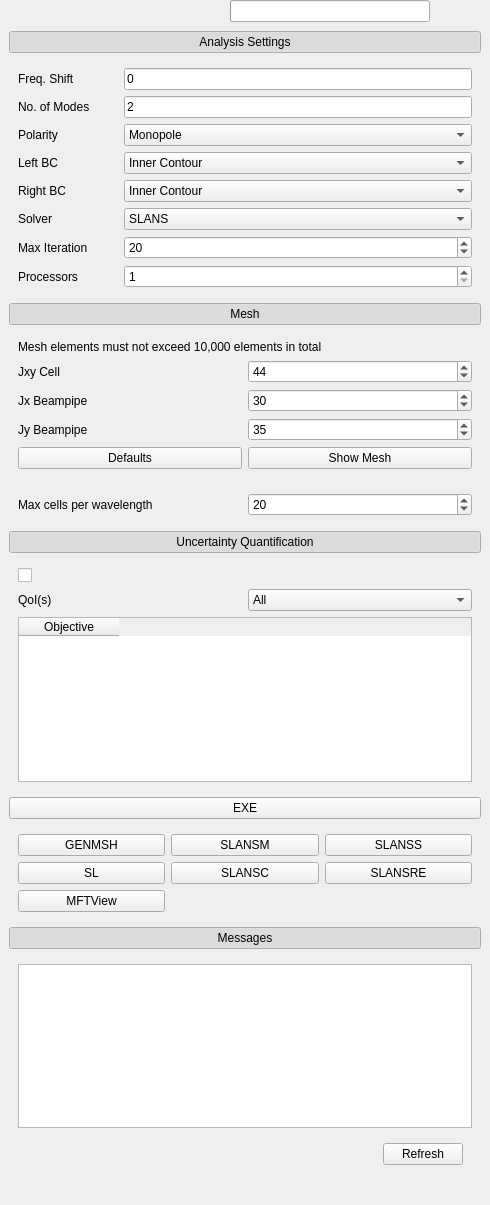
<?xml version="1.0" encoding="UTF-8"?>
<ui version="4.0">
 <class>Eigenmode</class>
 <widget class="QWidget" name="Eigenmode">
  <property name="geometry">
   <rect>
    <x>0</x>
    <y>0</y>
    <width>490</width>
    <height>1205</height>
   </rect>
  </property>
  <property name="windowTitle">
   <string>Form</string>
  </property>
  <property name="styleSheet">
   <string notr="true"/>
  </property>
  <layout class="QGridLayout" name="gridLayout">
   <property name="leftMargin">
    <number>0</number>
   </property>
   <property name="topMargin">
    <number>0</number>
   </property>
   <property name="rightMargin">
    <number>0</number>
   </property>
   <property name="bottomMargin">
    <number>0</number>
   </property>
   <item row="0" column="2">
    <widget class="QWidget" name="widget" native="true">
     <property name="sizePolicy">
      <sizepolicy hsizetype="MinimumExpanding" vsizetype="MinimumExpanding">
       <horstretch>0</horstretch>
       <verstretch>0</verstretch>
      </sizepolicy>
     </property>
     <layout class="QGridLayout" name="gridLayout_5">
      <property name="leftMargin">
       <number>0</number>
      </property>
      <property name="topMargin">
       <number>0</number>
      </property>
      <property name="rightMargin">
       <number>0</number>
      </property>
      <property name="bottomMargin">
       <number>0</number>
      </property>
      <property name="spacing">
       <number>0</number>
      </property>
      <item row="0" column="0">
       <widget class="QWidget" name="w_Simulation_Controls" native="true">
        <property name="styleSheet">
         <string notr="true"/>
        </property>
        <layout class="QGridLayout" name="gl_Simulation_Controls">
         <property name="leftMargin">
          <number>0</number>
         </property>
         <property name="topMargin">
          <number>0</number>
         </property>
         <property name="rightMargin">
          <number>0</number>
         </property>
         <property name="bottomMargin">
          <number>0</number>
         </property>
         <item row="0" column="3">
          <widget class="QPushButton" name="pb_Pause_Resume">
           <property name="maximumSize">
            <size>
             <width>24</width>
             <height>24</height>
            </size>
           </property>
           <property name="styleSheet">
            <string>border-radius: 5px;</string>
           </property>
           <property name="text">
            <string/>
           </property>
           <property name="icon">
            <iconset resource="../qss/icons.qrc">
             <normaloff>:/icons/icons/PNG/pause.png</normaloff>:/icons/icons/PNG/pause.png</iconset>
           </property>
           <property name="iconSize">
            <size>
             <width>24</width>
             <height>24</height>
            </size>
           </property>
          </widget>
         </item>
         <item row="0" column="1">
          <widget class="QPushButton" name="pb_Run">
           <property name="maximumSize">
            <size>
             <width>24</width>
             <height>24</height>
            </size>
           </property>
           <property name="styleSheet">
            <string notr="true">border-radius: 5px;</string>
           </property>
           <property name="text">
            <string/>
           </property>
           <property name="icon">
            <iconset resource="../qss/icons.qrc">
             <normaloff>:/icons/icons/PNG/run.png</normaloff>:/icons/icons/PNG/run.png</iconset>
           </property>
           <property name="iconSize">
            <size>
             <width>24</width>
             <height>24</height>
            </size>
           </property>
           <property name="flat">
            <bool>false</bool>
           </property>
          </widget>
         </item>
         <item row="0" column="4">
          <widget class="QPushButton" name="pb_Cancel">
           <property name="maximumSize">
            <size>
             <width>24</width>
             <height>24</height>
            </size>
           </property>
           <property name="styleSheet">
            <string notr="true">border-radius: 5px;</string>
           </property>
           <property name="text">
            <string/>
           </property>
           <property name="icon">
            <iconset resource="../qss/icons.qrc">
             <normaloff>:/icons/icons/PNG/stop.png</normaloff>:/icons/icons/PNG/stop.png</iconset>
           </property>
           <property name="iconSize">
            <size>
             <width>24</width>
             <height>24</height>
            </size>
           </property>
          </widget>
         </item>
         <item row="0" column="0">
          <spacer name="horizontalSpacer">
           <property name="orientation">
            <enum>Qt::Horizontal</enum>
           </property>
           <property name="sizeHint" stdset="0">
            <size>
             <width>40</width>
             <height>20</height>
            </size>
           </property>
          </spacer>
         </item>
         <item row="0" column="2">
          <widget class="QProgressBar" name="pb_Progress_Bar">
           <property name="format">
            <string>%v/%m</string>
           </property>
          </widget>
         </item>
        </layout>
       </widget>
      </item>
      <item row="1" column="0">
       <widget class="QScrollArea" name="scrollArea">
        <property name="styleSheet">
         <string notr="true"/>
        </property>
        <property name="frameShape">
         <enum>QFrame::NoFrame</enum>
        </property>
        <property name="frameShadow">
         <enum>QFrame::Plain</enum>
        </property>
        <property name="widgetResizable">
         <bool>true</bool>
        </property>
        <widget class="QWidget" name="scrollAreaWidgetContents">
         <property name="geometry">
          <rect>
           <x>0</x>
           <y>0</y>
           <width>469</width>
           <height>1182</height>
          </rect>
         </property>
         <property name="styleSheet">
          <string notr="true"/>
         </property>
         <layout class="QGridLayout" name="gridLayout_11">
          <item row="7" column="0">
           <widget class="QPushButton" name="pb_Mesh">
            <property name="text">
             <string>Mesh</string>
            </property>
            <property name="checkable">
             <bool>true</bool>
            </property>
            <property name="checked">
             <bool>true</bool>
            </property>
           </widget>
          </item>
          <item row="12" column="0" alignment="Qt::AlignTop">
           <widget class="QPushButton" name="pb_EXE">
            <property name="text">
             <string>EXE</string>
            </property>
            <property name="checkable">
             <bool>true</bool>
            </property>
           </widget>
          </item>
          <item row="5" column="0" alignment="Qt::AlignTop">
           <widget class="QPushButton" name="pb_Analysis_Settings">
            <property name="text">
             <string>Analysis Settings</string>
            </property>
            <property name="checkable">
             <bool>true</bool>
            </property>
            <property name="checked">
             <bool>true</bool>
            </property>
           </widget>
          </item>
          <item row="10" column="0" alignment="Qt::AlignTop">
           <widget class="QPushButton" name="pb_Uncertainty_Quantification">
            <property name="text">
             <string>Uncertainty Quantification</string>
            </property>
            <property name="checkable">
             <bool>true</bool>
            </property>
            <property name="checked">
             <bool>true</bool>
            </property>
           </widget>
          </item>
          <item row="16" column="0">
           <spacer name="verticalSpacer_2">
            <property name="orientation">
             <enum>Qt::Vertical</enum>
            </property>
            <property name="sizeHint" stdset="0">
             <size>
              <width>20</width>
              <height>40</height>
             </size>
            </property>
           </spacer>
          </item>
          <item row="14" column="0">
           <widget class="QPushButton" name="pb_Message">
            <property name="text">
             <string>Messages</string>
            </property>
            <property name="checkable">
             <bool>true</bool>
            </property>
            <property name="checked">
             <bool>true</bool>
            </property>
           </widget>
          </item>
          <item row="11" column="0" alignment="Qt::AlignTop">
           <widget class="QWidget" name="w_UQ" native="true">
            <layout class="QGridLayout" name="gridLayout_7">
             <item row="1" column="1">
              <widget class="QCheckableComboBox" name="ccb_Populate_Objectives">
               <item>
                <property name="text">
                 <string>All</string>
                </property>
               </item>
               <item>
                <property name="text">
                 <string>freq</string>
                </property>
               </item>
               <item>
                <property name="text">
                 <string>Epk/Eacc</string>
                </property>
               </item>
               <item>
                <property name="text">
                 <string>Bpk/Eacc</string>
                </property>
               </item>
               <item>
                <property name="text">
                 <string>R/Q</string>
                </property>
               </item>
               <item>
                <property name="text">
                 <string>G</string>
                </property>
               </item>
               <item>
                <property name="text">
                 <string>kcc</string>
                </property>
               </item>
               <item>
                <property name="text">
                 <string>Q0</string>
                </property>
               </item>
              </widget>
             </item>
             <item row="1" column="0">
              <widget class="QLabel" name="label_10">
               <property name="text">
                <string>QoI(s)</string>
               </property>
              </widget>
             </item>
             <item row="0" column="0">
              <widget class="SwitchControl" name="cb_UQ"/>
             </item>
             <item row="2" column="0" colspan="2">
              <widget class="QTableWidget" name="tw_Objectives">
               <property name="minimumSize">
                <size>
                 <width>0</width>
                 <height>150</height>
                </size>
               </property>
               <column>
                <property name="text">
                 <string>Objective</string>
                </property>
               </column>
              </widget>
             </item>
            </layout>
           </widget>
          </item>
          <item row="6" column="0" alignment="Qt::AlignTop">
           <widget class="QWidget" name="w_Analysis_Settings" native="true">
            <layout class="QGridLayout" name="gridLayout_2">
             <item row="5" column="1">
              <widget class="QComboBox" name="cb_LBC">
               <item>
                <property name="text">
                 <string>Inner Contour</string>
                </property>
               </item>
               <item>
                <property name="text">
                 <string>Electric Wall Et=0</string>
                </property>
               </item>
               <item>
                <property name="text">
                 <string>Magnetic Wall En=0</string>
                </property>
               </item>
               <item>
                <property name="text">
                 <string>Axis</string>
                </property>
               </item>
               <item>
                <property name="text">
                 <string>Metal</string>
                </property>
               </item>
              </widget>
             </item>
             <item row="2" column="1">
              <widget class="QLineEdit" name="le_Freq_Shift">
               <property name="text">
                <string>0</string>
               </property>
              </widget>
             </item>
             <item row="3" column="1">
              <widget class="QLineEdit" name="le_No_Of_Modes">
               <property name="toolTip">
                <string>&lt;html&gt;&lt;head/&gt;&lt;body&gt;&lt;p&gt;Careful with increasing the number of modes. It reduces the accuracy of the solution.&lt;/p&gt;&lt;p&gt;Since it is currently not know how to easily control the mesh for SLANS, it is safer to simulate for fewer number of modes. Ideally, corresponding to the number of cavity cells. It may also be frequency dependent.&lt;/p&gt;&lt;/body&gt;&lt;/html&gt;</string>
               </property>
               <property name="text">
                <string>2</string>
               </property>
              </widget>
             </item>
             <item row="6" column="1">
              <widget class="QComboBox" name="cb_RBC">
               <item>
                <property name="text">
                 <string>Inner Contour</string>
                </property>
               </item>
               <item>
                <property name="text">
                 <string>Electric Wall Et=0</string>
                </property>
               </item>
               <item>
                <property name="text">
                 <string>Magnetic Wall En=0</string>
                </property>
               </item>
               <item>
                <property name="text">
                 <string>Axis</string>
                </property>
               </item>
               <item>
                <property name="text">
                 <string>Metal</string>
                </property>
               </item>
              </widget>
             </item>
             <item row="2" column="0">
              <widget class="QLabel" name="label_2">
               <property name="minimumSize">
                <size>
                 <width>100</width>
                 <height>0</height>
                </size>
               </property>
               <property name="maximumSize">
                <size>
                 <width>100</width>
                 <height>16777215</height>
                </size>
               </property>
               <property name="text">
                <string>Freq. Shift</string>
               </property>
              </widget>
             </item>
             <item row="9" column="0">
              <widget class="QLabel" name="label_85">
               <property name="minimumSize">
                <size>
                 <width>100</width>
                 <height>0</height>
                </size>
               </property>
               <property name="maximumSize">
                <size>
                 <width>100</width>
                 <height>16777215</height>
                </size>
               </property>
               <property name="text">
                <string>Processors</string>
               </property>
              </widget>
             </item>
             <item row="3" column="0">
              <widget class="QLabel" name="label_3">
               <property name="text">
                <string>No. of Modes</string>
               </property>
              </widget>
             </item>
             <item row="5" column="0">
              <widget class="QLabel" name="label_15">
               <property name="minimumSize">
                <size>
                 <width>100</width>
                 <height>0</height>
                </size>
               </property>
               <property name="maximumSize">
                <size>
                 <width>100</width>
                 <height>16777215</height>
                </size>
               </property>
               <property name="text">
                <string>Left BC </string>
               </property>
              </widget>
             </item>
             <item row="9" column="1">
              <widget class="QSpinBox" name="sb_No_Of_Processors_SLANS">
               <property name="minimum">
                <number>1</number>
               </property>
               <property name="maximum">
                <number>999</number>
               </property>
               <property name="value">
                <number>1</number>
               </property>
              </widget>
             </item>
             <item row="6" column="0">
              <widget class="QLabel" name="label_16">
               <property name="text">
                <string>Right BC</string>
               </property>
              </widget>
             </item>
             <item row="4" column="0">
              <widget class="QLabel" name="label">
               <property name="minimumSize">
                <size>
                 <width>100</width>
                 <height>0</height>
                </size>
               </property>
               <property name="maximumSize">
                <size>
                 <width>100</width>
                 <height>16777215</height>
                </size>
               </property>
               <property name="text">
                <string>Polarity</string>
               </property>
              </widget>
             </item>
             <item row="4" column="1">
              <widget class="QComboBox" name="cb_Polarization_SLANS">
               <item>
                <property name="text">
                 <string>Monopole</string>
                </property>
               </item>
               <item>
                <property name="text">
                 <string>Dipole</string>
                </property>
               </item>
              </widget>
             </item>
             <item row="7" column="0">
              <widget class="QLabel" name="label_13">
               <property name="text">
                <string>Solver</string>
               </property>
              </widget>
             </item>
             <item row="7" column="1">
              <widget class="QComboBox" name="cb_Eigenproblem_Solver">
               <item>
                <property name="text">
                 <string>SLANS</string>
                </property>
               </item>
               <item>
                <property name="text">
                 <string>NGSolve</string>
                </property>
               </item>
              </widget>
             </item>
             <item row="8" column="0">
              <widget class="QLabel" name="label_9">
               <property name="text">
                <string>Max Iteration</string>
               </property>
              </widget>
             </item>
             <item row="8" column="1">
              <widget class="QSpinBox" name="sb_Max_Iteration">
               <property name="minimum">
                <number>10</number>
               </property>
               <property name="value">
                <number>20</number>
               </property>
              </widget>
             </item>
            </layout>
           </widget>
          </item>
          <item row="13" column="0" alignment="Qt::AlignTop">
           <widget class="QWidget" name="w_EXE" native="true">
            <property name="styleSheet">
             <string notr="true"/>
            </property>
            <layout class="QGridLayout" name="gridLayout_8">
             <item row="0" column="0">
              <widget class="QPushButton" name="pb_Genmsh">
               <property name="text">
                <string>GENMSH</string>
               </property>
               <property name="icon">
                <iconset resource="../qss/icons.qrc">
                 <normaloff>:/icons/icons/PNG/genmesh.png</normaloff>:/icons/icons/PNG/genmesh.png</iconset>
               </property>
              </widget>
             </item>
             <item row="1" column="0">
              <widget class="QPushButton" name="pb_Sl">
               <property name="text">
                <string>SL</string>
               </property>
               <property name="icon">
                <iconset resource="../qss/icons.qrc">
                 <normaloff>:/icons/icons/PNG/slans.png</normaloff>:/icons/icons/PNG/slans.png</iconset>
               </property>
              </widget>
             </item>
             <item row="1" column="1">
              <widget class="QPushButton" name="pb_Slansc">
               <property name="text">
                <string>SLANSC</string>
               </property>
               <property name="icon">
                <iconset resource="../qss/icons.qrc">
                 <normaloff>:/icons/icons/PNG/slans.png</normaloff>:/icons/icons/PNG/slans.png</iconset>
               </property>
              </widget>
             </item>
             <item row="1" column="4">
              <widget class="QPushButton" name="pb_Slansre">
               <property name="text">
                <string>SLANSRE</string>
               </property>
               <property name="icon">
                <iconset resource="../qss/icons.qrc">
                 <normaloff>:/icons/icons/PNG/slans.png</normaloff>:/icons/icons/PNG/slans.png</iconset>
               </property>
              </widget>
             </item>
             <item row="0" column="4">
              <widget class="QPushButton" name="pb_Slanss">
               <property name="text">
                <string>SLANSS</string>
               </property>
               <property name="icon">
                <iconset resource="../qss/icons.qrc">
                 <normaloff>:/icons/icons/PNG/slans.png</normaloff>:/icons/icons/PNG/slans.png</iconset>
               </property>
              </widget>
             </item>
             <item row="0" column="1">
              <widget class="QPushButton" name="pb_Slansm">
               <property name="text">
                <string>SLANSM</string>
               </property>
               <property name="icon">
                <iconset resource="../qss/icons.qrc">
                 <normaloff>:/icons/icons/PNG/slans.png</normaloff>:/icons/icons/PNG/slans.png</iconset>
               </property>
              </widget>
             </item>
             <item row="2" column="0">
              <widget class="QPushButton" name="pb_MTFView">
               <property name="text">
                <string>MFTView</string>
               </property>
              </widget>
             </item>
            </layout>
           </widget>
          </item>
          <item row="8" column="0">
           <widget class="QWidget" name="w_SLANS_Mesh" native="true">
            <layout class="QGridLayout" name="gridLayout_3">
             <item row="1" column="0">
              <widget class="QLabel" name="label_4">
               <property name="toolTip">
                <string>No. of elements of logical mesh along cell x and y.</string>
               </property>
               <property name="text">
                <string>Jxy Cell</string>
               </property>
              </widget>
             </item>
             <item row="4" column="1">
              <widget class="QPushButton" name="pb_Show_Mesh">
               <property name="text">
                <string>Show Mesh</string>
               </property>
              </widget>
             </item>
             <item row="2" column="0">
              <widget class="QLabel" name="label_5">
               <property name="toolTip">
                <string>No. of elements of logical mesh along cell x in beampipe.</string>
               </property>
               <property name="text">
                <string>Jx Beampipe</string>
               </property>
              </widget>
             </item>
             <item row="1" column="1">
              <widget class="QSpinBox" name="sb_Mesh_Jxy_Cell">
               <property name="toolTip">
                <string>No. of elements of logical mesh in cell along xy.</string>
               </property>
               <property name="value">
                <number>44</number>
               </property>
              </widget>
             </item>
             <item row="2" column="1">
              <widget class="QSpinBox" name="sb_Mesh_Jx_BP">
               <property name="toolTip">
                <string>No. of elements of logical mesh along x in beampipe.</string>
               </property>
               <property name="value">
                <number>30</number>
               </property>
              </widget>
             </item>
             <item row="3" column="0">
              <widget class="QLabel" name="label_6">
               <property name="text">
                <string>Jy Beampipe</string>
               </property>
              </widget>
             </item>
             <item row="3" column="1">
              <widget class="QSpinBox" name="sb_Mesh_Jy_BP">
               <property name="toolTip">
                <string>No. of elements of logical mesh along y in beampipe.</string>
               </property>
               <property name="value">
                <number>35</number>
               </property>
              </widget>
             </item>
             <item row="0" column="0" colspan="2">
              <widget class="QLabel" name="label_7">
               <property name="text">
                <string>Mesh elements must not exceed 10,000 elements in total</string>
               </property>
              </widget>
             </item>
             <item row="4" column="0">
              <widget class="QPushButton" name="pb_Mesh_Defaults">
               <property name="text">
                <string>Defaults</string>
               </property>
              </widget>
             </item>
            </layout>
           </widget>
          </item>
          <item row="15" column="0">
           <widget class="QWidget" name="w_Message" native="true">
            <layout class="QGridLayout" name="gridLayout_4">
             <item row="1" column="0">
              <widget class="QTextEdit" name="textEdit">
               <property name="readOnly">
                <bool>false</bool>
               </property>
              </widget>
             </item>
             <item row="2" column="0">
              <widget class="QWidget" name="widget_2" native="true">
               <layout class="QGridLayout" name="gridLayout_6">
                <item row="0" column="1">
                 <widget class="QPushButton" name="pb_Refresh">
                  <property name="text">
                   <string>Refresh</string>
                  </property>
                 </widget>
                </item>
                <item row="0" column="0">
                 <spacer name="horizontalSpacer_2">
                  <property name="orientation">
                   <enum>Qt::Horizontal</enum>
                  </property>
                  <property name="sizeHint" stdset="0">
                   <size>
                    <width>40</width>
                    <height>20</height>
                   </size>
                  </property>
                 </spacer>
                </item>
               </layout>
              </widget>
             </item>
            </layout>
           </widget>
          </item>
          <item row="9" column="0">
           <widget class="QWidget" name="w_NGSolve_Mesh" native="true">
            <layout class="QGridLayout" name="gridLayout_9">
             <item row="0" column="0">
              <widget class="QLabel" name="label_8">
               <property name="text">
                <string>Max cells per wavelength</string>
               </property>
              </widget>
             </item>
             <item row="0" column="1">
              <widget class="QSpinBox" name="sb_Max_Cells_Per_Wavelength">
               <property name="minimum">
                <number>4</number>
               </property>
               <property name="maximum">
                <number>999</number>
               </property>
               <property name="singleStep">
                <number>1</number>
               </property>
               <property name="value">
                <number>20</number>
               </property>
              </widget>
             </item>
            </layout>
           </widget>
          </item>
         </layout>
        </widget>
       </widget>
      </item>
     </layout>
    </widget>
   </item>
  </layout>
 </widget>
 <customwidgets>
  <customwidget>
   <class>QCheckableComboBox</class>
   <extends>QComboBox</extends>
   <header>QCheckableComboBox</header>
  </customwidget>
  <customwidget>
   <class>SwitchControl</class>
   <extends>QCheckBox</extends>
   <header>QSwitchControl</header>
  </customwidget>
 </customwidgets>
 <resources>
  <include location="../qss/icons.qrc"/>
 </resources>
 <connections>
  <connection>
   <sender>pb_Analysis_Settings</sender>
   <signal>toggled(bool)</signal>
   <receiver>w_Analysis_Settings</receiver>
   <slot>setVisible(bool)</slot>
   <hints>
    <hint type="sourcelabel">
     <x>662</x>
     <y>413</y>
    </hint>
    <hint type="destinationlabel">
     <x>662</x>
     <y>537</y>
    </hint>
   </hints>
  </connection>
  <connection>
   <sender>pb_Uncertainty_Quantification</sender>
   <signal>toggled(bool)</signal>
   <receiver>w_UQ</receiver>
   <slot>setVisible(bool)</slot>
   <hints>
    <hint type="sourcelabel">
     <x>662</x>
     <y>660</y>
    </hint>
    <hint type="destinationlabel">
     <x>662</x>
     <y>809</y>
    </hint>
   </hints>
  </connection>
  <connection>
   <sender>pb_EXE</sender>
   <signal>toggled(bool)</signal>
   <receiver>w_EXE</receiver>
   <slot>setVisible(bool)</slot>
   <hints>
    <hint type="sourcelabel">
     <x>407</x>
     <y>646</y>
    </hint>
    <hint type="destinationlabel">
     <x>407</x>
     <y>746</y>
    </hint>
   </hints>
  </connection>
  <connection>
   <sender>pb_Mesh</sender>
   <signal>toggled(bool)</signal>
   <receiver>w_SLANS_Mesh</receiver>
   <slot>setVisible(bool)</slot>
   <hints>
    <hint type="sourcelabel">
     <x>244</x>
     <y>312</y>
    </hint>
    <hint type="destinationlabel">
     <x>244</x>
     <y>385</y>
    </hint>
   </hints>
  </connection>
  <connection>
   <sender>pb_Message</sender>
   <signal>toggled(bool)</signal>
   <receiver>w_Message</receiver>
   <slot>setVisible(bool)</slot>
   <hints>
    <hint type="sourcelabel">
     <x>244</x>
     <y>925</y>
    </hint>
    <hint type="destinationlabel">
     <x>244</x>
     <y>1047</y>
    </hint>
   </hints>
  </connection>
 </connections>
</ui>
